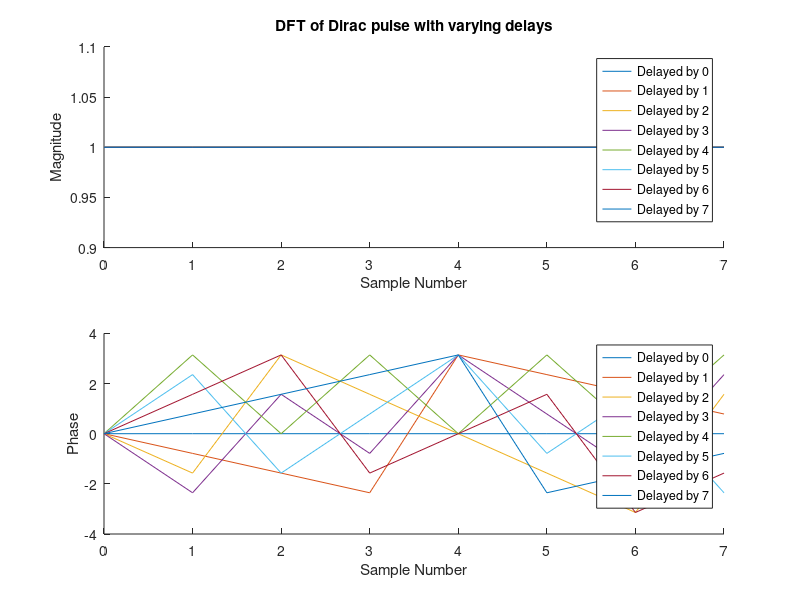

This chart was generated by the following MATLAB code:
% Plot the magnitude and phase of the DFTS of the delayed discrete time
% impulse signal, for n=0,1,...,7 and l=0,1,...,7? (ensure the plots start
% with a zero index.)
% I think that means that there will be 49 samples

figure(1);
legend_vals = cell(8,1);
for l = 0:7
    points = zeros(8, 1);
    points(l+1) = 1;
    X = fft(points');
    
    % Add all data to plots
    subplot(2,1,1);hold on;
    plot(0:size(X,2)-1, abs(X));
    temp = strcat('Delayed by ', int2str(l));
    legend_vals{l+1} = ['Delayed by ' int2str(l)];
    subplot(2,1,2);hold on;
    plot(0:size(X,2)-1, angle(X));
end

% Add titles, labels and legends
subplot(2,1,1);
legend(legend_vals);
xlabel('Sample Number');
ylabel('Magnitude');
title('DFT of Dirac pulse with varying delays');
subplot(2,1,2);
legend(legend_vals);
xlabel('Sample Number');
ylabel('Phase');